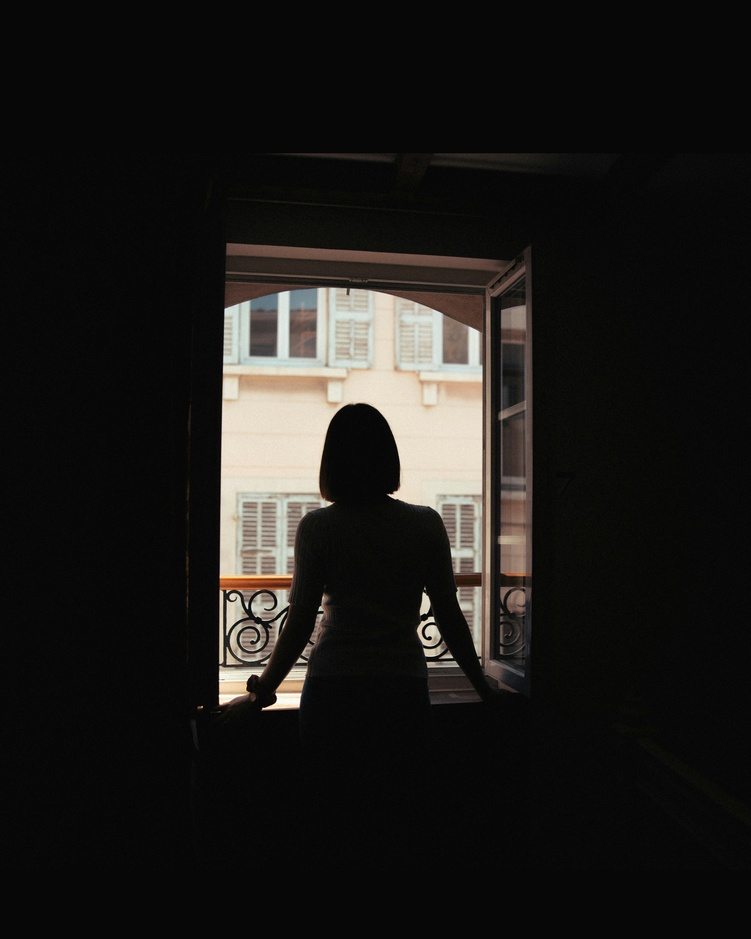
#> input picture Sources/looking_out.jpg, 751 x 939 px, shrunk from 4693 x 5867 before the run
$ python Gaussian_filtering.py
#> lines starting #> are read from the running program, lines starting #| are printed output that depends on the picture; after the words box and inside, x2 and y2 are one past the last pixel; in counts of white or black regions, pixels touching at a corner belong together
import cv2
import numpy as np
import matplotlib.pyplot as plt
from mpl_toolkits.mplot3d import Axes3D
import os

def compute_gaussian_kernel(size, sigma):
    """
    (a) Compute normalized Gaussian kernel using NumPy
    """
    kernel = np.zeros((size, size))
    center = size // 2

    for i in range(size):
        for j in range(size):
            x = i - center
            y = j - center
            kernel[i, j] = np.exp(-(x**2 + y**2) / (2 * sigma**2))

    # Normalize
    kernel = kernel / np.sum(kernel)

    return kernel

def visualize_kernel_3d(kernel, title):
    """
    (b) Visualize kernel as 3D surface plot
    """
    fig = plt.figure(figsize=(10, 8))
    ax = fig.add_subplot(111, projection='3d')

    size = kernel.shape[0]
    x = np.arange(size)
    y = np.arange(size)
    X, Y = np.meshgrid(x, y)

    surf = ax.plot_surface(X, Y, kernel, cmap='viridis', edgecolor='none', alpha=0.9)

    ax.set_xlabel('X')
    ax.set_ylabel('Y')
    ax.set_zlabel('Kernel Value')
    ax.set_title(title)

    fig.colorbar(surf, ax=ax, shrink=0.5)

    return fig

def apply_gaussian_manual(image, kernel):
    """
    (c) Apply Gaussian smoothing using manual convolution
    """
    # Use cv2.filter2D for convolution
    filtered = cv2.filter2D(image, -1, kernel)
    return filtered

def apply_gaussian_opencv(image, kernel_size, sigma):
    """
    (d) Apply Gaussian smoothing using OpenCV's GaussianBlur
    """
    filtered = cv2.GaussianBlur(image, (kernel_size, kernel_size), sigma)
    return filtered

def main():
    # Load image
    image_path = os.path.join('Sources', 'looking_out.jpg')  # Replace with your image path
    image = cv2.imread(image_path)
#> image is the input picture: shape (939, 751, 3); mean B, G, R 25.1, 27.4, 29

    if image is None:
        print(f"Error: Could not load image from {image_path}")
        return

    # Convert to grayscale
    gray = cv2.cvtColor(image, cv2.COLOR_BGR2GRAY)
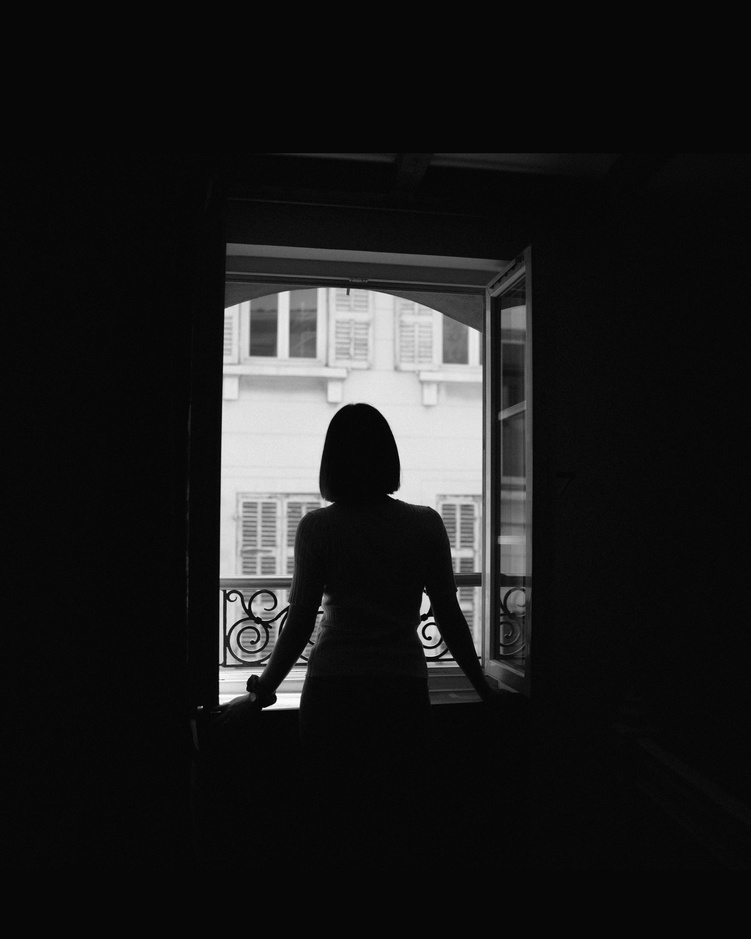
#> gray: shape (939, 751); min 0, max 254, mean 27.6

    # (a) Compute 5x5 Gaussian kernel with sigma=2
    kernel_5x5 = compute_gaussian_kernel(5, 2)

    print("(a) 5×5 Gaussian Kernel (σ=2):")
    print(kernel_5x5)
    print(f"\nKernel sum (should be 1.0): {np.sum(kernel_5x5):.10f}")

    # (b) Compute 51x51 kernel for visualization
    kernel_51x51 = compute_gaussian_kernel(51, 2)

    print("\n(b) Visualizing 51×51 Gaussian kernel as 3D surface...")
    fig_3d = visualize_kernel_3d(kernel_51x51, '51×51 Gaussian Kernel (σ=2)')
    plt.savefig('q5_kernel_3d.png', dpi=150, bbox_inches='tight')
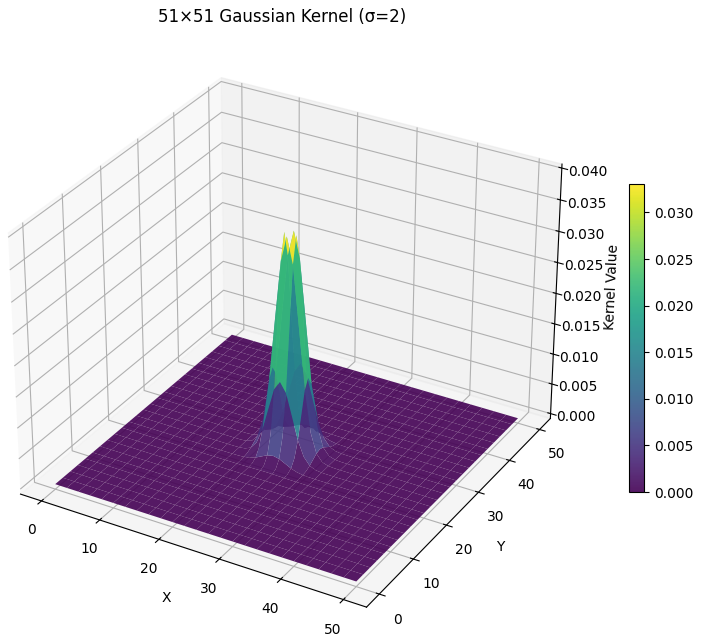
#> figure drawn by matplotlib, 2 panels

    # (c) Apply manual Gaussian filtering
    filtered_manual = apply_gaussian_manual(gray, kernel_5x5)

    # (d) Apply OpenCV's GaussianBlur
    filtered_opencv = apply_gaussian_opencv(gray, 5, 2)

    # Display results
    plt.figure(figsize=(15, 10))

    plt.subplot(2, 3, 1)
    plt.imshow(gray, cmap='gray')
    plt.title('Original Grayscale Image')
    plt.axis('off')

    plt.subplot(2, 3, 2)
    plt.imshow(filtered_manual, cmap='gray')
    plt.title('(c) Manual Gaussian Filter')
    plt.axis('off')

    plt.subplot(2, 3, 3)
    plt.imshow(filtered_opencv, cmap='gray')
    plt.title("(d) OpenCV's GaussianBlur")
    plt.axis('off')

    plt.subplot(2, 3, 4)
    plt.imshow(kernel_5x5, cmap='viridis')
    plt.title('5×5 Gaussian Kernel Heatmap')
    plt.colorbar()
    plt.axis('off')

    plt.subplot(2, 3, 5)
    # Show difference between manual and OpenCV
    difference = np.abs(filtered_manual.astype(float) - filtered_opencv.astype(float))
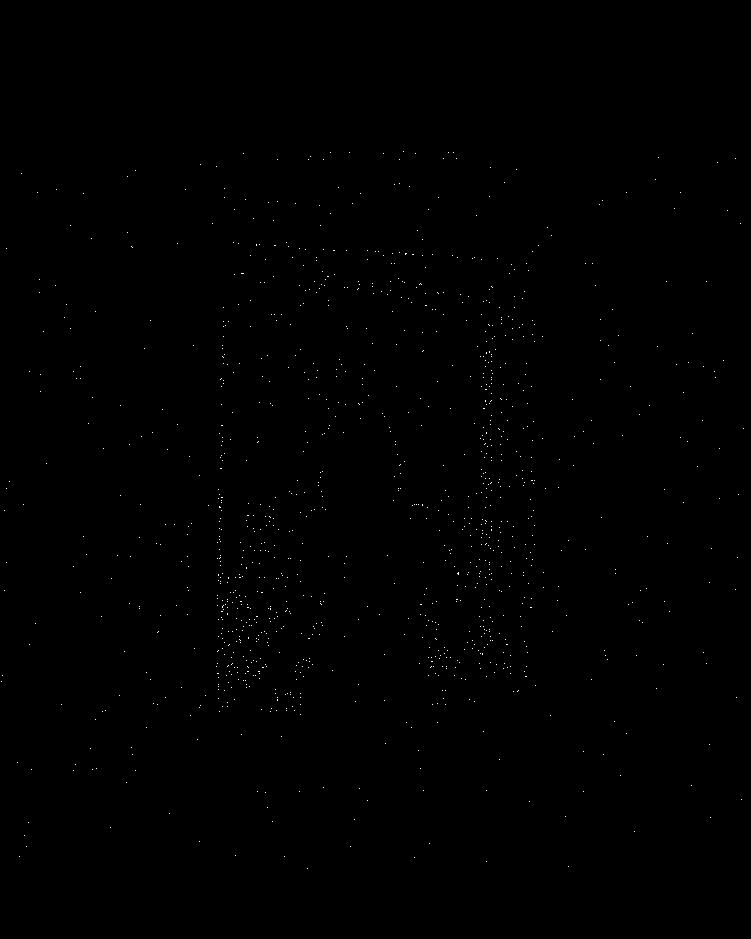
#> difference: shape (939, 751) float64; values 0 (black) and 1 (white), 0.18% white in thin lines or dots, all inside (x1, y1, x2, y2) = (1, 151, 744, 869)
    plt.imshow(difference, cmap='hot')
    plt.title('Difference (Manual - OpenCV)')
    plt.colorbar()
    plt.axis('off')

    plt.subplot(2, 3, 6)
    # Plot kernel profile (center row)
    center = kernel_51x51.shape[0] // 2
    plt.plot(kernel_51x51[center, :], linewidth=2)
    plt.title('Gaussian Kernel Profile (Center Row)')
    plt.xlabel('Position')
    plt.ylabel('Kernel Value')
    plt.grid(True, alpha=0.3)

    plt.tight_layout()
    plt.savefig('q5_results.png', dpi=150, bbox_inches='tight')
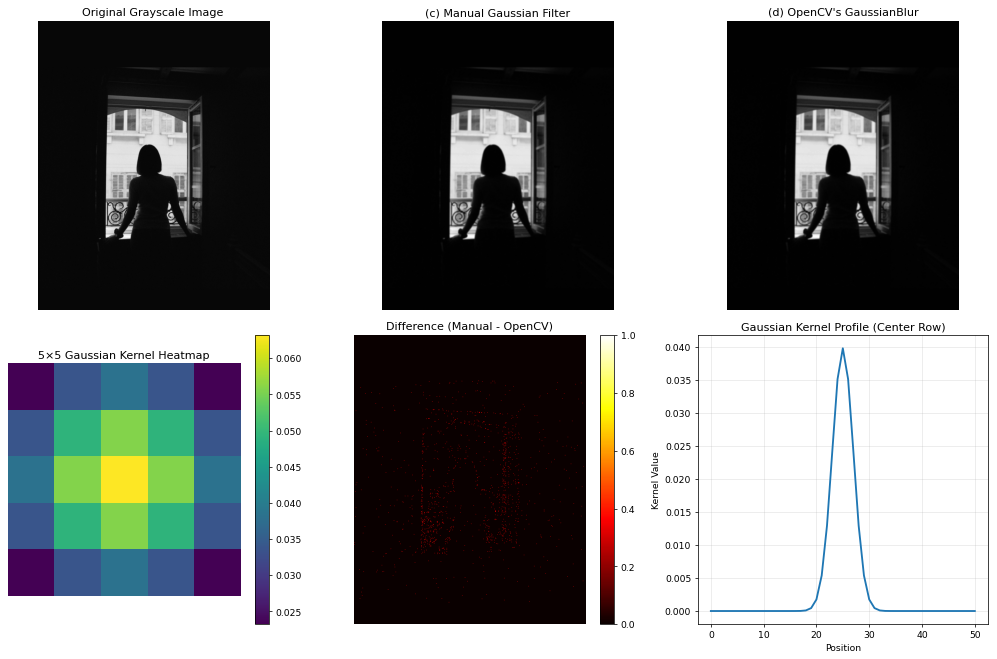
#> figure drawn by matplotlib, 8 panels; panel 8: curve peaks at x = 25, y = 0.0398
    plt.show()

    # Calculate and display difference metrics
    mse = np.mean((filtered_manual.astype(float) - filtered_opencv.astype(float))**2)
#> mse = 0.0018
    print(f"\n(d) Comparison - MSE between manual and OpenCV: {mse:.6f}")
#| (d) Comparison - MSE between manual and OpenCV: 0.001802
    print("The difference is minimal, showing our manual implementation is correct.")

    # Save results
    cv2.imwrite('q5_manual_filtered.png', filtered_manual)
    cv2.imwrite('q5_opencv_filtered.png', filtered_opencv)

    print("\nResults saved as: q5_results.png, q5_kernel_3d.png, q5_manual_filtered.png, q5_opencv_filtered.png")

if __name__ == "__main__":
    main()
